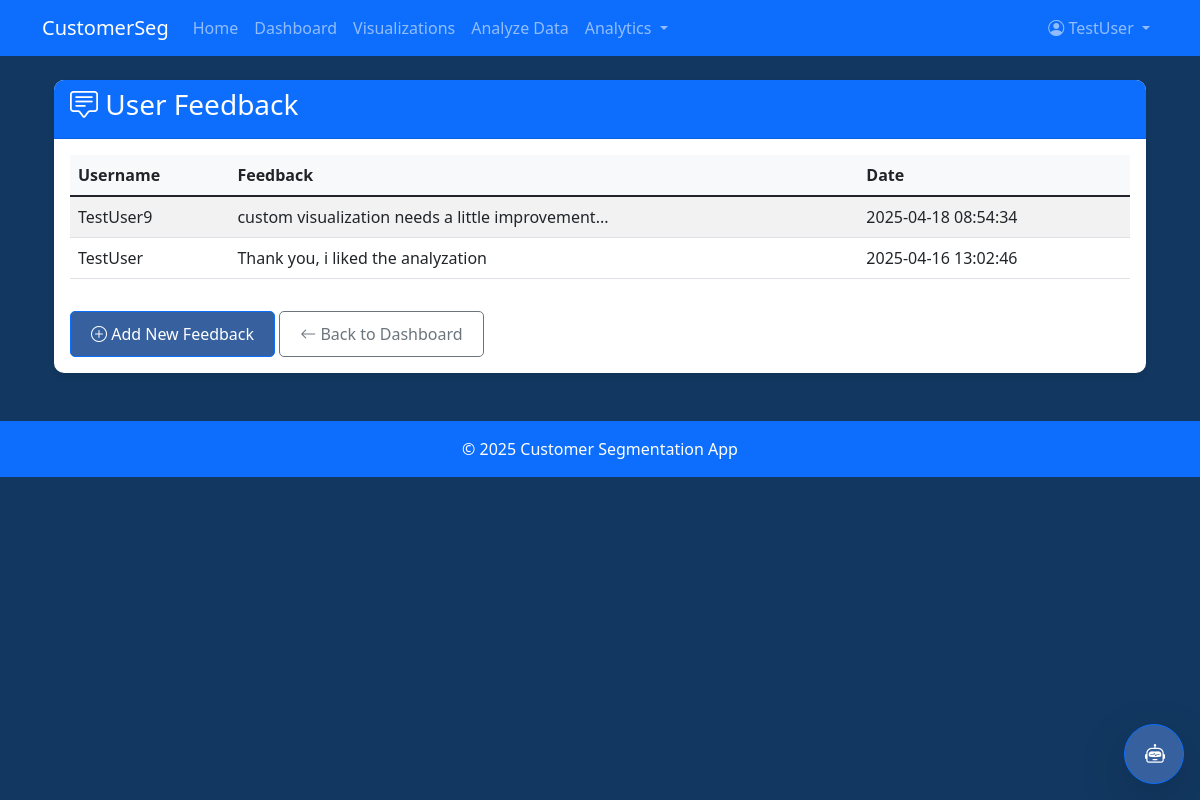
Screenshot of /view_feedback (signed in) with the database file from the repository.
### tables this page shows
CREATE TABLE feedback (
            id INTEGER PRIMARY KEY AUTOINCREMENT,
            username TEXT NOT NULL,
            feedback TEXT NOT NULL,
            timestamp DATETIME DEFAULT CURRENT_TIMESTAMP
        );

### app.py (the view)
@app.route("/view_feedback")
@login_required
def view_feedback():
    conn = get_db_connection()
    feedback_data = conn.execute('''
        SELECT username, feedback, timestamp
        FROM feedback
        ORDER BY timestamp DESC
    ''').fetchall()
    conn.close()
    return render_template("view_feedback.html", feedback_data=feedback_data)

### app.py (called while the page is built)
@login_manager.user_loader
def user_loader(username):
    users = load_users()
    user_data = users.get(username)
    if user_data:
        user_data['username'] = username  # Add username to the data
        return User(user_data)
    return None

def get_db_connection():
    conn = None
    try:
        conn = sqlite3.connect('database.db')
        conn.row_factory = sqlite3.Row  # This allows accessing columns by name
        return conn
    except Error as e:
        print(f"Error connecting to database: {e}")
        raise

def load_users():
    conn = get_db_connection()
    users = conn.execute('SELECT * FROM users').fetchall()
    conn.close()
    return {user['username']: dict(user) for user in users}

### templates/view_feedback.html (shortened to what this page needs)
{% extends "base.html" %}
{% block content %}
<div class="container mt-4">
    <div class="card">
        <div class="card-header bg-primary text-white">
            <h3><i class="bi bi-chat-square-text"></i> User Feedback</h3>
        </div>
        <div class="card-body">
            {% if feedback_data %}
            <div class="table-responsive">
                <table class="table table-striped">
                    <thead>
                        <tr>
                            <th>Username</th>
                            <th>Feedback</th>
                            <th>Date</th>
                        </tr>
                    </thead>
                    <tbody>
                        {% for feedback in feedback_data %}
                        <tr>
                            <td>{{ feedback['username'] }}</td>
                            <td>{{ feedback['feedback'] }}</td>
                            <td>{{ feedback['timestamp'] }}</td>
                        </tr>
                        {% endfor %}
                    </tbody>
                </table>
            </div>
            {% else %}
            <div class="alert alert-info">
                No feedback has been submitted yet.
            </div>
            {% endif %}
            <div class="mt-3">
                <a href="{{ url_for('feedback_page') }}" class="btn btn-primary">
                    <i class="bi bi-plus-circle"></i> Add New Feedback
                </a>
                <a href="{{ url_for('dashboard') }}" class="btn btn-outline-secondary">
                    <i class="bi bi-arrow-left"></i> Back to Dashboard
                </a>
            </div>
        </div>
    </div>
</div>
{% endblock %}

### templates/base.html (shortened to what this page needs)
<!DOCTYPE html>
<html lang="en">
<head>
    <link href="https://cdn.jsdelivr.net/npm/bootstrap@5.1.3/dist/css/bootstrap.min.css" rel="stylesheet">
    <link rel="stylesheet" href="https://cdn.jsdelivr.net/npm/bootstrap-icons@1.8.1/font/bootstrap-icons.css">
    <link rel="stylesheet" href="{{ url_for('static', filename='style.css') }}">
    <link href="https://cdn.jsdelivr.net/npm/select2@4.1.0-rc.0/dist/css/select2.min.css" rel="stylesheet" />
</head>
<body>
    <nav class="navbar navbar-expand-lg navbar-dark bg-primary">
        <div class="container">
            <a class="navbar-brand" href="{{ url_for('home_page') }}">CustomerSeg</a>
            <div class="collapse navbar-collapse" id="navbarNav">
                <ul class="navbar-nav me-auto">
                    <li class="nav-item">
                        <a class="nav-link" href="{{ url_for('home_page') }}">Home</a>
                    </li>
                    {% if current_user.is_authenticated %}
                    <li class="nav-item">
                        <a class="nav-link" href="{{ url_for('dashboard') }}">Dashboard</a>
                    </li>
                    <li class="nav-item">
                        <a class="nav-link" href="{{ url_for('visualize_data') }}">Visualizations</a>
                    </li>
                    <li class="nav-item">
                        <a class="nav-link" href="{{ url_for('analyze_data') }}">Analyze Data</a>
                    </li>
                    <li class="nav-item dropdown">
                        <a class="nav-link dropdown-toggle" href="#" id="analyticsDropdown" role="button" data-bs-toggle="dropdown">
                            Analytics
                        </a>
                    </li>
                    {% endif %}
                </ul>
                <ul class="navbar-nav">
                    {% if current_user.is_authenticated %}
                    <li class="nav-item dropdown">
                        <a class="nav-link dropdown-toggle" href="#" id="navbarDropdown" role="button" data-bs-toggle="dropdown">
                            <i class="bi bi-person-circle"></i> {{ current_user.id }}
                        </a>
                    </li>
                    {% endif %}
                </ul>
            </div>
        </div>
    </nav>
    <div class="container mt-4">
        {% block content %}{% endblock %}
    </div>
    <footer class="bg-light text-center text-lg-start mt-5">
        <div class="text-center p-3 bg-primary text-white" style="position: relative; top: 90%; bottom: 1%; width: 100%;">
            © 2025 Customer Segmentation App
        </div>
    </footer>
    <div class="position-fixed bottom-0 end-0 p-3" style="z-index: 11">
        <button type="button" class="btn btn-primary btn-lg rounded-circle shadow-lg"
                data-bs-toggle="modal" data-bs-target="#chatbotModal"
                style="width: 60px; height: 60px;">
            <i class="bi bi-robot"></i>
        </button>
    </div>
</body>
</html>

### static/style.css (style rules this page uses)
body { font-family: 'Segoe UI', Tahoma, Geneva, Verdana, sans-serif; background-color: #123861; color: #212529; }
.card { border-radius: 10px; box-shadow: 0 4px 6px rgba(0, 0, 0, 0.1); margin-bottom: 20px; border: none; }
.card-header { border-radius: 10px 10px 0 0 !important; }
.table { width: 100%; margin-bottom: 1rem; color: #212529; }
.table th { background-color: #f8f9fa; border-top: none; }
.btn { padding: 10px 20px; border-radius: 5px; font-weight: 500; }
.btn-primary { background-color: #36609e; border-color: #0d6efd; }
.table-responsive { overflow-x: auto; -webkit-overflow-scrolling: touch; }

### rows the page displays
feedback: username "TestUser9", feedback "custom visualization needs a little improvement...", timestamp "2025-04-18 08:54:34"
feedback: username "TestUser", feedback "Thank you, i liked the analyzation", timestamp "2025-04-16 13:02:46"

### other values shown
{{ current_user.id }} "TestUser"
